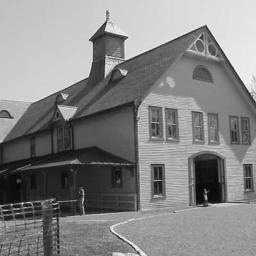
#> input picture Mastik_latest/house.jpg, 256 x 256 px
$ python py_fast.py
#> lines starting #> are read from the running program, lines starting #| are printed output that depends on the picture
# Importing the libraries
import cv2

# Reading the image and converting into B/W
image = cv2.imread('house.jpg')
#> image is the input picture: shape (256, 256, 3); min 0, max 255, mean 132.3
gray_image = cv2.cvtColor(image, cv2.COLOR_BGR2GRAY)


# Applying the function
fast = cv2.FastFeatureDetector_create()
fast.setNonmaxSuppression(False)


# Drawing the keypoints
kp = fast.detect(gray_image, None)
#> kp = 4646 keypoints; strongest (x, y, size): (110, 8, 7), (106, 9, 7), (105, 10, 7), (106, 10, 7)
kp_image = cv2.drawKeypoints(image, kp, None, color=(0, 255, 0))
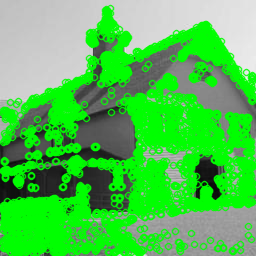
#> kp_image: shape (256, 256, 3); mean B, G, R 79.6, 194.8, 79.6

#cv2.imshow('FAST', kp_image)
#cv2.waitKey()

$ run again, with Mastik_latest/000010.png saved as Mastik_latest/house.jpg
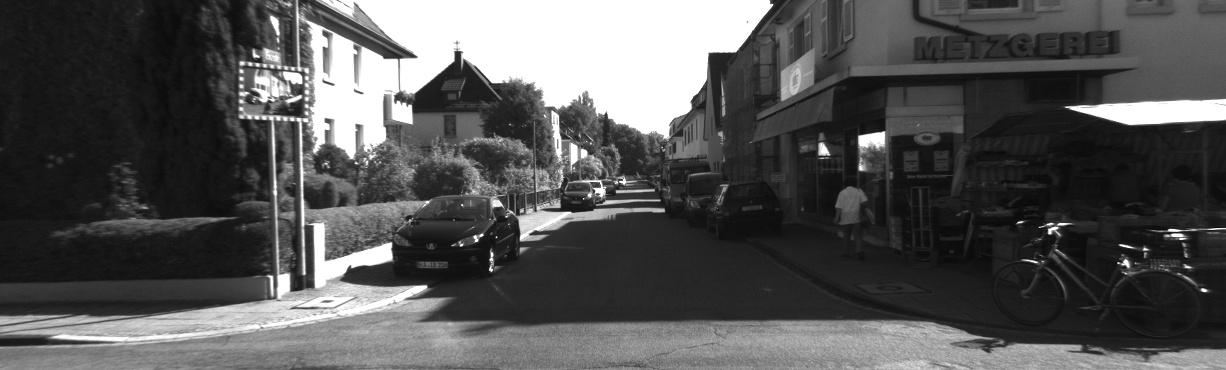
#> input picture Mastik_latest/000010.png, 1226 x 370 px
#> image is the input picture: shape (370, 1226, 3); min 7, max 255, mean 84.2
#> kp = 25606 keypoints; strongest (x, y, size): (249, 3, 7), (250, 3, 7), (253, 3, 7), (254, 3, 7)
#> `kp_image = cv2.drawKeypoints(image, kp, None, color=(0, 255, 0))`:
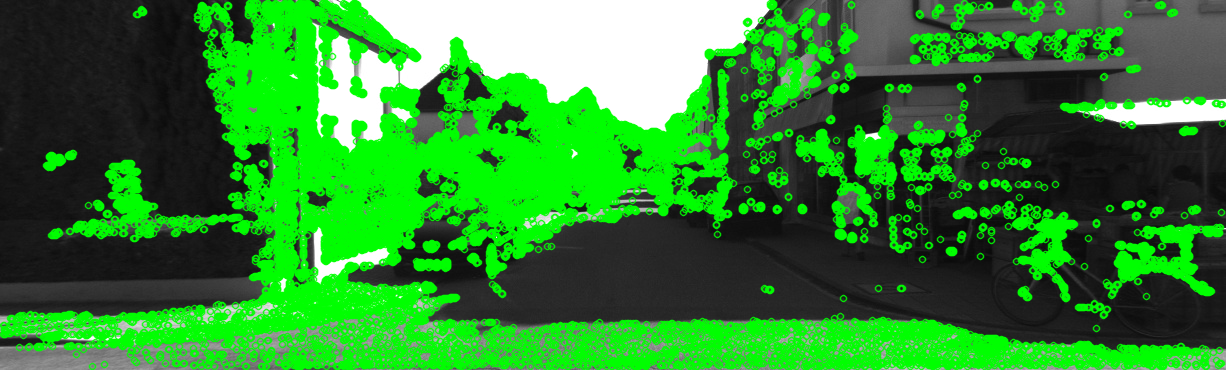
#> kp_image: shape (370, 1226, 3); mean B, G, R 48.8, 134.1, 48.8
